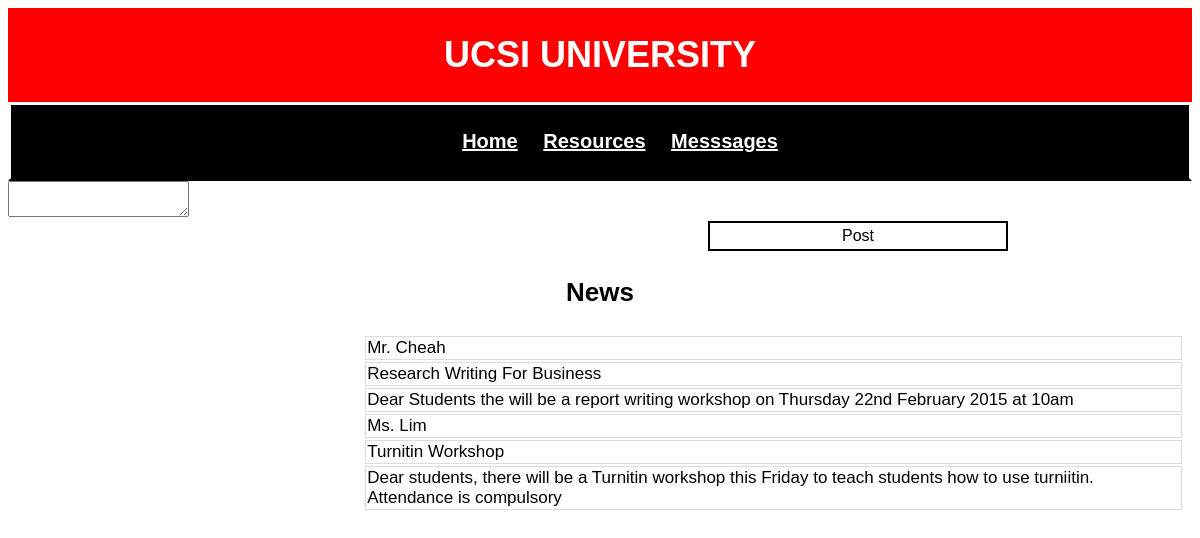
Page /news.php on the committed database.
### tables this page shows
CREATE TABLE IF NOT EXISTS `News` (
`ID` int(11) NOT NULL,
  `user_name` varchar(255) NOT NULL,
  `subject` varchar(255) NOT NULL,
  `news` text NOT NULL
);

### news.php (the view, shortened to what this page needs)
<!DOCTYPE HTML>
<head>
</head>
<div id="header">
		<h1>UCSI UNIVERSITY</h1>
</div>
<div id="nav" >
	<h2>
	  <ul>
      <li><a href="index.html">Home</a></li>
      <li><a href="https://iis.ucsiuniversity.edu.my/Student/Default.aspx?PossePresentation=Library&PosseObjectId=1754620">Resources</a></li>
      <li><a href="#">Messsages</a></li>
    </ul>
    </h2>
 </div>
    <body>
        <div id="announcment">
    <textarea>  </textarea>
	<button type="button" onclick="alert('Posted')">Post</button>
	</div>
	       <h3>News</h3>
<?php
$result = mysql_query("SELECT * FROM News ")
or die(mysql_error());
echo "<table border='0'>";
while($row = mysql_fetch_array( $result )) {
        echo '<tr>';
        echo '<td>'.$row["user_name"]. '</td>';
        echo '</tr>';
        echo '<tr>';
        echo '<td colspan="2">'.$row["subject"].'</td>';
        echo '</tr>';
        echo '<tr>';
		echo '<td>'.$row["news"]. '</td>';
        echo '</tr>';
}
echo "</table>";
?>
    </body>
</html>

### news.php (style rules this page uses)
#header { background-color: red; color:white; text-align:center; padding:2px; }
#nav { font-family: Helvetica ; background-color: black; color: #FFFFFF ; text-align: center; border-style: solid; border-bottom-color: black; padding:5px; position: relative; }
a { color: white; }
button { font-family: Helvetica; font-size: 16px; width:300px; height:30px; border-color: black; border-style:solid; border-bottom-color: black; background: white; margin-left: 700px; }
h1 { font-family: Helvetica; text-align: center; font-size: 36px; }
h2 { font-family: Helvetica ; font-size: 20px; text-align: center; }
h3 { font-family: Helvetica ; font-size: 26px; text-align: center; }
li { display: inline; padding: 0px 10px 0px 10px; }
table { margin: 8px; margin-left: 30%; }
td { font-family: Helvetica; font-size: 17px; border: 1px solid #DDD; }

### rows in the picture
news: user_name "Mr. Cheah", subject "Research Writing For Business", news "Dear Students the will be a report writing workshop on Thursday 22nd February 2015 at 10am"
news: user_name "Ms. Lim", subject "Turnitin Workshop", news "Dear students, there will be a Turnitin workshop this Friday to teach students how to use turniitin. Attendance is compulsory"
